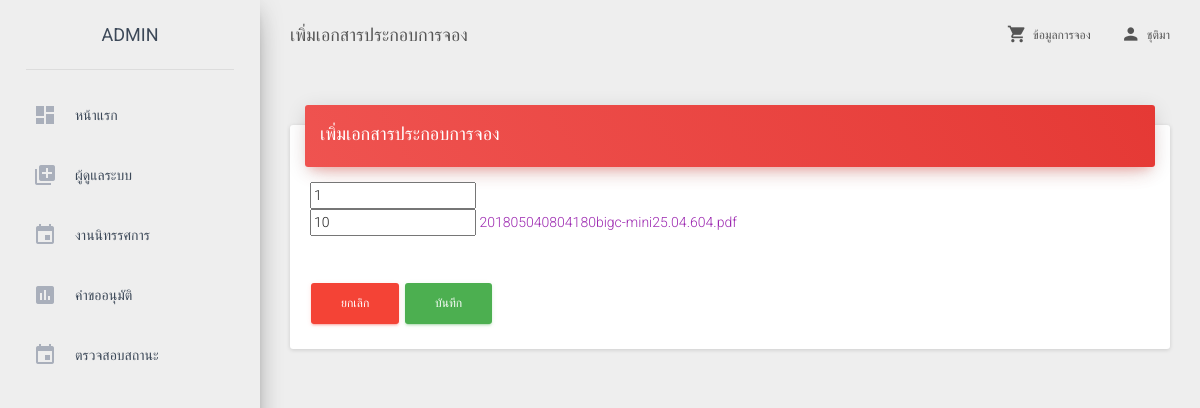
Page /admin_edit_document_doc.php (signed in) on the committed database.
### tables this page shows
CREATE TABLE `documents` (
  `document_id` int(10) UNSIGNED NOT NULL,
  `event_id` int(10) NOT NULL,
  `name` varchar(100) NOT NULL,
  `file_path` varchar(100) NOT NULL,
  `create_by` varchar(100) NOT NULL,
  `update_by` varchar(100) NOT NULL,
  `create_at` timestamp NOT NULL DEFAULT CURRENT_TIMESTAMP ON UPDATE CURRENT_TIMESTAMP,
  `update_at` timestamp NOT NULL DEFAULT '0000-00-00 00:00:00'
);

### admin_edit_document_doc.php (the view, shortened to what this page needs)
  <!doctype html>
  <html >
  <head>
    <link href="css/m/bootstrap.min.css" rel="stylesheet" />
    <link href="css/m/material-dashboard.css?v=1.2.0" rel="stylesheet" />
    <link href="css/m/demo.css" rel="stylesheet" />
    <link href="http://maxcdn.bootstrapcdn.com/font-awesome/latest/css/font-awesome.min.css" rel="stylesheet">
    <link href="https://cdnjs.cloudflare.com/ajax/libs/bootstrap-fileinput/4.4.5/css/fileinput.min.css" media="all" rel="stylesheet" type="text/css" />
</head>
</head>
<body>
    <div class="wrapper">
        <div class="sidebar" data-color="red">
            <div class="logo">
                <a href="admin_home.php" class="simple-text">
                    ADMIN
                </a>
            </div>
            <div class="sidebar-wrapper">
                <ul class="nav">
                    <li>
                        <a href="admin_home.php">
                            <i class="material-icons">dashboard</i>
                            <p>หน้าแรก</p>
                        </a>
                    </li>
                    <li>
                        <a href="admin_add_user.php">
                            <i class="material-icons">library_add</i>
                            <p>ผู้ดูแลระบบ</p>
                        </a>
                    </li>
                    <li class="dropdown">
                        <a href="#" class="dropdown-toggle" data-toggle="dropdown">
                            <i class="material-icons">event</i>
                            <p>งานนิทรรศการ</p>
                        </a>
                    </li>
                    <li class="dropdown">
                        <a href="#" class="dropdown-toggle" data-toggle="dropdown">
                            <i class="material-icons">assessment</i>
                            <p>คำขออนุมัติ</p>
                        </a>
                    </li>
                    <li class="dropdown">
                        <a href="#" class="dropdown-toggle" data-toggle="dropdown">
                            <i class="material-icons">event</i>
                            <p>ตรวจสอบสถานะ</p>
                        </a>
                    </li>
                </div>
            </div>
            <div class="main-panel">
                <nav class="navbar navbar-transparent navbar-absolute">
                    <div class="container-fluid">
                        <div class="navbar-header">
                            <a class="navbar-brand" href="admin_add_document.php"> เพิ่มเอกสารประกอบการจอง</a>
                        </div>
                        <div class="collapse navbar-collapse">
                            <ul class="nav navbar-nav navbar-right">
                        <li >
                            <a href="show.php">
                                <i class="material-icons">shopping_cart</i>
                                ข้อมูลการจอง
                            </a>
                        </li>
                                <li class="dropdown">
                                    <a href="#" class="dropdown-toggle" data-toggle="dropdown">
                                        <i class="material-icons">person</i>
                                        <?php echo $_SESSION['Name']; ?>
                                    </a>
                                </li>
                            </ul>
                        </div>
                    </div>
                </nav>
                <div class="content">
                    <div class="container-fluid">
                        <form action="admin_update_document.php" method="post" enctype="multipart/form-data">
                            <div class="row">
                                <div class="col-md-12">
                                    <div class="card">
                                        <div class="card-header" data-background-color="red">
                                            <h4 class="title">เพิ่มเอกสารประกอบการจอง</h4>
                                        </div>
                                        <div class="card-content table-responsive">
                                                    <?php
                                                    include('connect.php');
                                                    ?>
                                                    <?php
                                                    $sql = "SELECT * FROM `documents`";
                                                    $query = mysqli_query($con,$sql);
                                                    $data=mysqli_fetch_array($query,MYSQLI_ASSOC);
                                                    ?>
                                            <input type="text"  name="event_id" id="event_id" value="<?php echo "$data[event_id]"; ?>">
                                            <div class="row">
                                                <div class="col-lg-12">
                                                    <input type="text"  name="document_id" id="document_id" value="<?php echo "$data[document_id]"; ?>">
                                                    <a href="_files/_document/<?php echo $data["name"];?>" target="_blank"><?php echo $data["name"];?></a>
                                                </div>
                                            </div>
                                            <div class="row">
                                                <div class="col-lg-12">
                                                    <div class="form-group">
                                                    </div>
                                                </div>
                                            </div>
                                            <button type='reset' name='reset' class='btn  btn-danger'>ยกเลิก</button>
                                            <button type='submit' name='submit' class='btn btn-success'>บันทึก</button>
                                    </div>
                                </div>
                            </div>
                        </div>
                    </form>
                </div>
            </body>
    </html>

### rows in the picture
documents: event_id "1", document_id "10", name "201805040804180bigc-mini25.04.604.pdf"

### other values in the picture
$_SESSION['Name'] "ชุติมา"
